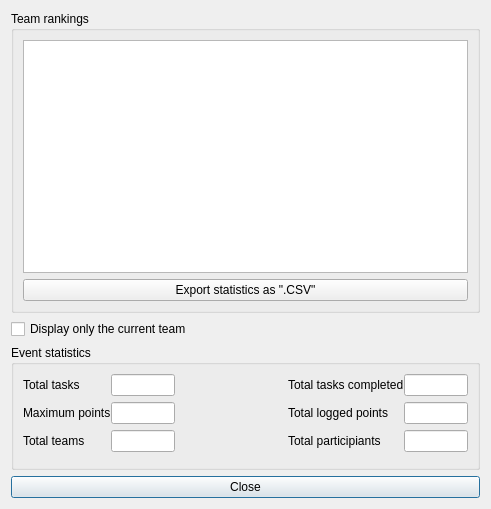
<?xml version="1.0" encoding="UTF-8"?>
<ui version="4.0">
 <class>Gui_Rankings</class>
 <widget class="QDialog" name="Gui_Rankings">
  <property name="geometry">
   <rect>
    <x>0</x>
    <y>0</y>
    <width>491</width>
    <height>509</height>
   </rect>
  </property>
  <property name="sizePolicy">
   <sizepolicy hsizetype="MinimumExpanding" vsizetype="MinimumExpanding">
    <horstretch>0</horstretch>
    <verstretch>0</verstretch>
   </sizepolicy>
  </property>
  <property name="windowTitle">
   <string>Rankings</string>
  </property>
  <property name="windowIcon">
   <iconset resource="resources.qrc">
    <normaloff>:/icons/rankings_dialog_16</normaloff>:/icons/rankings_dialog_16</iconset>
  </property>
  <layout class="QVBoxLayout" name="rankingLayout">
   <item>
    <widget class="QGroupBox" name="groupRankings">
     <property name="sizePolicy">
      <sizepolicy hsizetype="MinimumExpanding" vsizetype="MinimumExpanding">
       <horstretch>0</horstretch>
       <verstretch>0</verstretch>
      </sizepolicy>
     </property>
     <property name="title">
      <string>Team rankings</string>
     </property>
     <layout class="QVBoxLayout" name="layoutTeamRankings">
      <item>
       <widget class="QTableView" name="rankingView">
        <property name="toolTip">
         <string>Click on column headers, to sort by category</string>
        </property>
       </widget>
      </item>
      <item>
       <widget class="QPushButton" name="exportButton">
        <property name="text">
         <string>Export statistics as &quot;.CSV&quot;</string>
        </property>
        <property name="icon">
         <iconset resource="resources.qrc">
          <normaloff>:/icons/export_16</normaloff>:/icons/export_16</iconset>
        </property>
       </widget>
      </item>
     </layout>
    </widget>
   </item>
   <item>
    <widget class="QCheckBox" name="checkCurrent">
     <property name="text">
      <string>Display only the current team</string>
     </property>
    </widget>
   </item>
   <item>
    <widget class="QGroupBox" name="groupBox">
     <property name="title">
      <string>Event statistics</string>
     </property>
     <layout class="QVBoxLayout" name="statLayout">
      <item>
       <layout class="QGridLayout" name="statGrid">
        <property name="horizontalSpacing">
         <number>0</number>
        </property>
        <item row="1" column="0">
         <widget class="QLabel" name="ttaskstotalLabel">
          <property name="text">
           <string>Total tasks</string>
          </property>
         </widget>
        </item>
        <item row="1" column="1">
         <widget class="QLineEdit" name="tTasksTotal">
          <property name="maximumSize">
           <size>
            <width>64</width>
            <height>16777215</height>
           </size>
          </property>
          <property name="alignment">
           <set>Qt::AlignCenter</set>
          </property>
          <property name="readOnly">
           <bool>true</bool>
          </property>
         </widget>
        </item>
        <item row="1" column="2" rowspan="4">
         <spacer name="horizontalSpacer">
          <property name="orientation">
           <enum>Qt::Horizontal</enum>
          </property>
          <property name="sizeHint" stdset="0">
           <size>
            <width>40</width>
            <height>20</height>
           </size>
          </property>
         </spacer>
        </item>
        <item row="1" column="3">
         <widget class="QLabel" name="ttaskLabel">
          <property name="text">
           <string>Total tasks completed</string>
          </property>
         </widget>
        </item>
        <item row="1" column="4">
         <widget class="QLineEdit" name="tTasks">
          <property name="maximumSize">
           <size>
            <width>64</width>
            <height>16777215</height>
           </size>
          </property>
          <property name="toolTip">
           <string>Sum of all completed tasks from all teams</string>
          </property>
          <property name="alignment">
           <set>Qt::AlignCenter</set>
          </property>
          <property name="readOnly">
           <bool>true</bool>
          </property>
         </widget>
        </item>
        <item row="2" column="3">
         <widget class="QLabel" name="tloggedLabel">
          <property name="text">
           <string>Total logged points</string>
          </property>
         </widget>
        </item>
        <item row="2" column="4">
         <widget class="QLineEdit" name="tPointsLogged">
          <property name="maximumSize">
           <size>
            <width>64</width>
            <height>16777215</height>
           </size>
          </property>
          <property name="alignment">
           <set>Qt::AlignCenter</set>
          </property>
          <property name="readOnly">
           <bool>true</bool>
          </property>
         </widget>
        </item>
        <item row="2" column="0">
         <widget class="QLabel" name="tpointsLabel">
          <property name="text">
           <string>Maximum points</string>
          </property>
         </widget>
        </item>
        <item row="2" column="1">
         <widget class="QLineEdit" name="tPoints">
          <property name="maximumSize">
           <size>
            <width>64</width>
            <height>16777215</height>
           </size>
          </property>
          <property name="alignment">
           <set>Qt::AlignCenter</set>
          </property>
          <property name="readOnly">
           <bool>true</bool>
          </property>
         </widget>
        </item>
        <item row="3" column="0">
         <widget class="QLabel" name="tteamsLabel">
          <property name="text">
           <string>Total teams</string>
          </property>
         </widget>
        </item>
        <item row="3" column="1">
         <widget class="QLineEdit" name="tTeams">
          <property name="maximumSize">
           <size>
            <width>64</width>
            <height>16777215</height>
           </size>
          </property>
          <property name="toolTip">
           <string>Total number of teams participated in this event</string>
          </property>
          <property name="alignment">
           <set>Qt::AlignCenter</set>
          </property>
          <property name="readOnly">
           <bool>true</bool>
          </property>
         </widget>
        </item>
        <item row="3" column="3">
         <widget class="QLabel" name="tparcLabel">
          <property name="text">
           <string>Total participiants</string>
          </property>
         </widget>
        </item>
        <item row="3" column="4">
         <widget class="QLineEdit" name="tPar">
          <property name="maximumSize">
           <size>
            <width>64</width>
            <height>16777215</height>
           </size>
          </property>
          <property name="toolTip">
           <string>Total number of participiants</string>
          </property>
          <property name="alignment">
           <set>Qt::AlignCenter</set>
          </property>
          <property name="readOnly">
           <bool>true</bool>
          </property>
         </widget>
        </item>
       </layout>
      </item>
     </layout>
    </widget>
   </item>
   <item>
    <widget class="QPushButton" name="closeButton">
     <property name="toolTip">
      <string>Close rankings dialog</string>
     </property>
     <property name="text">
      <string>Close</string>
     </property>
     <property name="icon">
      <iconset resource="resources.qrc">
       <normaloff>:/icons/close_16</normaloff>:/icons/close_16</iconset>
     </property>
     <property name="default">
      <bool>true</bool>
     </property>
    </widget>
   </item>
  </layout>
 </widget>
 <resources>
  <include location="resources.qrc"/>
 </resources>
 <connections>
  <connection>
   <sender>closeButton</sender>
   <signal>clicked()</signal>
   <receiver>Gui_Rankings</receiver>
   <slot>accept()</slot>
   <hints>
    <hint type="sourcelabel">
     <x>245</x>
     <y>326</y>
    </hint>
    <hint type="destinationlabel">
     <x>245</x>
     <y>171</y>
    </hint>
   </hints>
  </connection>
 </connections>
</ui>
